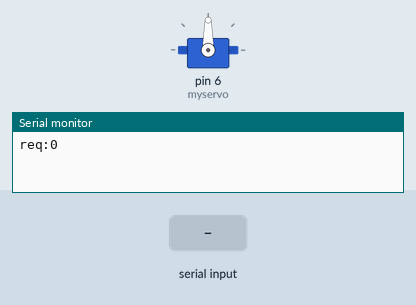
Bench run of a sketch on a simulated Arduino Uno, built with avr-gcc and run on an emulated ATmega328P. Parts: servo, the last lines printed to the serial monitor. The test bench sets the inputs (shaded band).

Above: at 1.2 s.
1.3 s: "30,150\n" received over Serial
At 2.0 s:
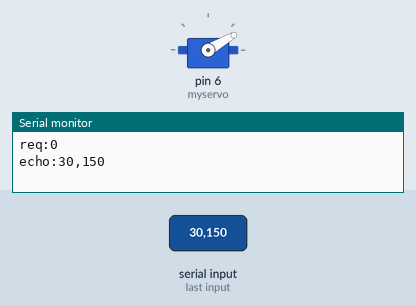
2.8 s: "0\n" received over Serial
At 4.0 s:
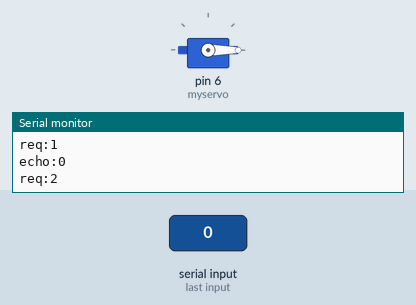
4.3 s: "200\n" received over Serial
At 5.4 s:
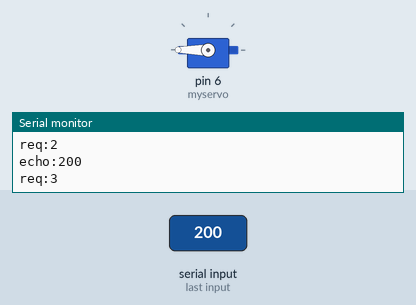
5.8 s: "90,45\n" received over Serial
At 6.6 s:
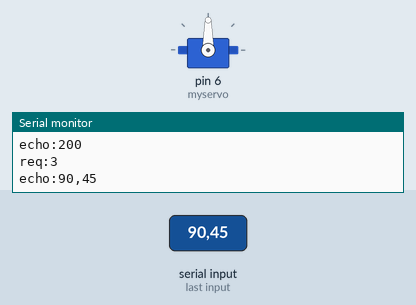
Timing chart, 0 to 8.3 s (numbered marks = the images above; inputs shaded):
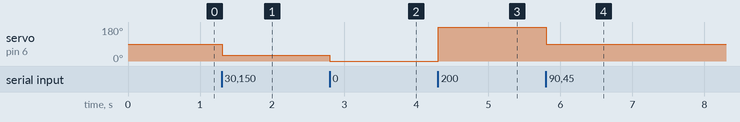

Measured:
- after the input at 1.3 s, servo on pin 6 (myservo): 90° → 30° at once
- after the input at 2.8 s, servo on pin 6 (myservo): 30° → 0° at once
- after the input at 4.3 s, servo on pin 6 (myservo): 0° → 180° at once
- after the input at 5.8 s, servo on pin 6 (myservo): 180° → 90° at once

The sketch:

aaa.ino
```cpp
#include <Servo.h>   //載入函式庫，這是內建的，不用安裝ㄗ
Servo myservo;  // 建立SERVO物件
int state=0;
int counter=0;
String res="";
int angle=0;
void setup(){
  Serial.begin(9600);myservo.attach(6);  // 設定要將伺服馬達接到哪一個PIN腳
}
void loop()
{
  if(state==0)
  {
    Serial.println("req:"+String(counter++));
    state = 1;
  }
  else
  {
    while(Serial.available())
    {
      char c=Serial.read();
      res+=c;
      if(res.endsWith("\n"))
      {
        Serial.println("echo:"+res);
        res.trim();
        angle = res.toInt();
        myservo.write(angle);  //旋轉到0度，就是一般所說的歸零
        delay(1000);
        state = 0;
        res="";
      }
    }
  }
}
```
